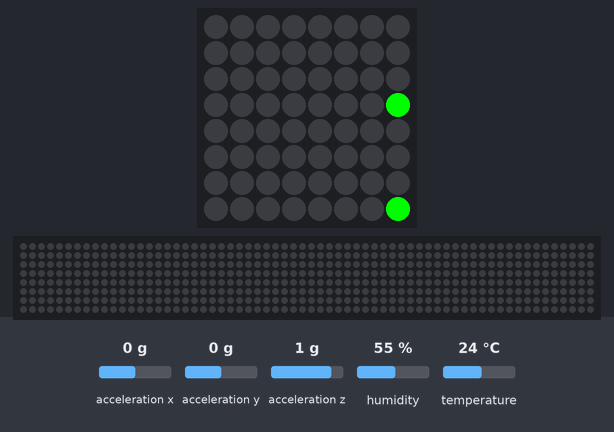
A program run on a simulated Raspberry Pi (BCM pin numbers) with a Sense HAT. Shown: the Sense HAT's 8×8 RGB LED matrix, a strip that is not on the board, showing the scrolling text unrolled. Inputs (shaded band) come from the test bench; at power-on: acceleration x 0 g, acceleration y 0 g, acceleration z 1 g, humidity 55 %, temperature 24 °C. The 64×8 strip is a reading aid, not a part: it shows the text the matrix is scrolling, unrolled, one strip-width of it at a time; what the program prints to the terminal is not drawn. At 2.9 s the program stops and its outputs stay as they are.

Above: at 0.18 s.
At 0.78 s:
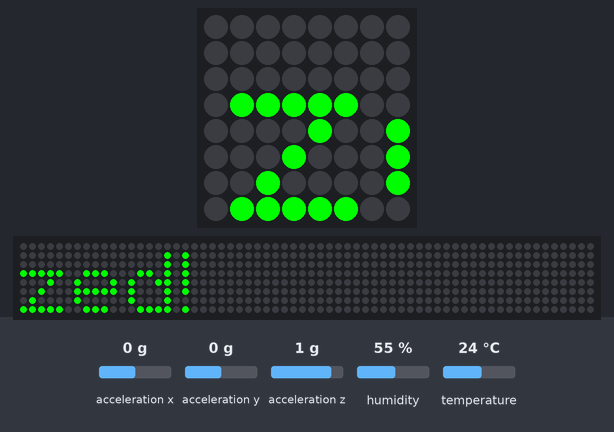
At 1.49 s:
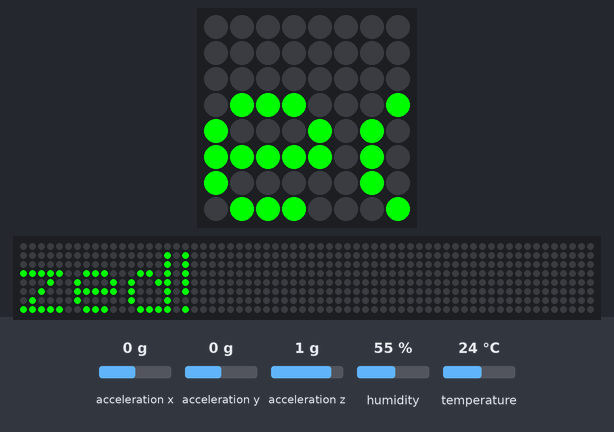
At 2.09 s:
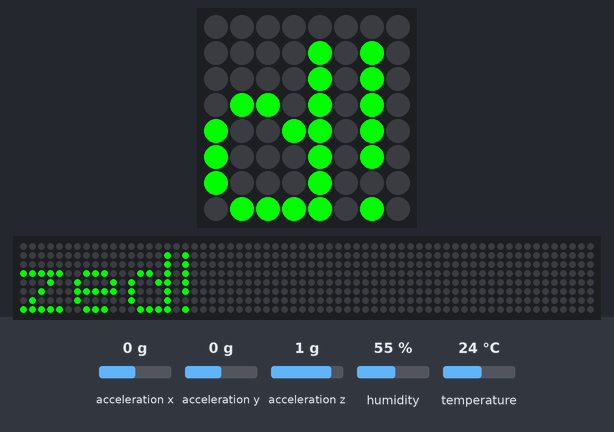
At 2.8 s:
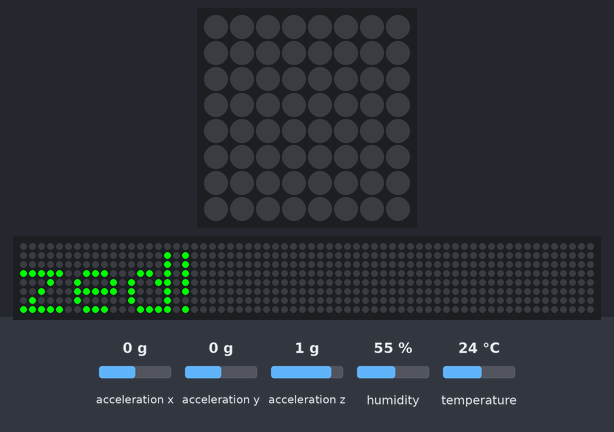

The program:

hello-world-msg.py
```python
# https://www.raspberrypi.com/products/sense-hat/
# https://pythonhosted.org/sense-hat/
from sense_hat import SenseHat

sense = SenseHat()

# pins used by sensehat:
# https://pinout.xyz/pinout/sense_hat


# i2c group required:
fahrenheit = 9 / 5 * sense.get_temperature() + 32

print(f"Temperature: {sense.get_temperature():.1f}C ({fahrenheit:.1f}F)")
print(f"Humidity: {sense.get_humidity():.1f}%")
print(f"Acceleration: {sense.accelerometer_raw}")

# input and video groups required:
sense.set_rotation(180)
sense.clear()
sense.show_message("zed!", text_colour=[0,255,0])


# groups for permissions:
# sudo python3  demo.py
# must run as root (current permissions), or if not root:
#   in .venv => ModuleNotFoundError: No module named 'RTIMU'
#   in $HOME dir => Permission denied: '/dev/input/event5)
#     ls -l /dev/input/event5 # root:input (owner:group)... can I add myself to input group to not need sudo?
#     sudo usermod -aG input $USER
#   => next =>
#     Permission denied: '/dev/fb0'
#     sudo usermod -aG video $USER
#     PROFIT!!!!
#        ASIDE:    sudo dmesg | grep fb0  =>  fb0: RPi-Sense FB frame buffer device
# "i2c" group for temp/humidity
# "spi" => for "Atmel chip can be reprogrammed via the SPI interface" (IIAC not configured out of box for this)
```
